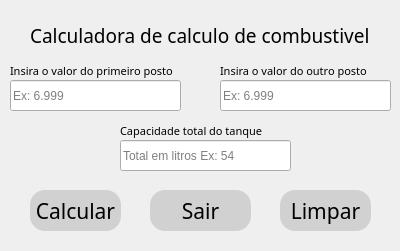
<?xml version="1.0" encoding="UTF-8"?>
<ui version="4.0">
 <class>Form</class>
 <widget class="QWidget" name="Form">
  <property name="geometry">
   <rect>
    <x>0</x>
    <y>0</y>
    <width>400</width>
    <height>251</height>
   </rect>
  </property>
  <property name="windowTitle">
   <string>Form</string>
  </property>
  <widget class="QLabel" name="label">
   <property name="geometry">
    <rect>
     <x>30</x>
     <y>10</y>
     <width>341</width>
     <height>51</height>
    </rect>
   </property>
   <property name="font">
    <font>
     <family>MV Boli</family>
     <pointsize>14</pointsize>
    </font>
   </property>
   <property name="text">
    <string>Calculadora de calculo de combustivel</string>
   </property>
  </widget>
  <widget class="QPushButton" name="pushButtonCalcular">
   <property name="geometry">
    <rect>
     <x>30</x>
     <y>190</y>
     <width>91</width>
     <height>41</height>
    </rect>
   </property>
   <property name="font">
    <font>
     <family>MV Boli</family>
     <pointsize>16</pointsize>
    </font>
   </property>
   <property name="styleSheet">
    <string notr="true">QPushButton{
	background-color:rgb(209,209,209);
	border-radius: 15px
}

QPushButton:hover{
	background-color:rgb(9,125,235);
	color: #fff;
}</string>
   </property>
   <property name="text">
    <string>Calcular</string>
   </property>
  </widget>
  <widget class="QPushButton" name="pushButtonLimpar">
   <property name="geometry">
    <rect>
     <x>280</x>
     <y>190</y>
     <width>91</width>
     <height>41</height>
    </rect>
   </property>
   <property name="font">
    <font>
     <family>MV Boli</family>
     <pointsize>16</pointsize>
    </font>
   </property>
   <property name="styleSheet">
    <string notr="true">QPushButton{
	background-color:rgb(209,209,209);
	border-radius: 15px
}

QPushButton:hover{
	background-color:rgb(9,125,235);
	color: #fff;
}</string>
   </property>
   <property name="text">
    <string>Limpar</string>
   </property>
  </widget>
  <widget class="QPushButton" name="pushButtonSair">
   <property name="geometry">
    <rect>
     <x>150</x>
     <y>190</y>
     <width>101</width>
     <height>41</height>
    </rect>
   </property>
   <property name="font">
    <font>
     <family>MV Boli</family>
     <pointsize>16</pointsize>
    </font>
   </property>
   <property name="styleSheet">
    <string notr="true">QPushButton{
	background-color:rgb(209,209,209);
	border-radius: 15px
}

QPushButton:hover{
	background-color:rgb(9,125,235);
	color: #fff;
}</string>
   </property>
   <property name="text">
    <string>Sair</string>
   </property>
  </widget>
  <widget class="QLineEdit" name="lineEditPosto1">
   <property name="geometry">
    <rect>
     <x>10</x>
     <y>80</y>
     <width>171</width>
     <height>31</height>
    </rect>
   </property>
   <property name="placeholderText">
    <string>Ex: 6.999</string>
   </property>
  </widget>
  <widget class="QLabel" name="label_2">
   <property name="geometry">
    <rect>
     <x>10</x>
     <y>60</y>
     <width>171</width>
     <height>21</height>
    </rect>
   </property>
   <property name="font">
    <font>
     <family>Myanmar Text</family>
     <pointsize>8</pointsize>
    </font>
   </property>
   <property name="text">
    <string>Insira o valor do primeiro posto</string>
   </property>
  </widget>
  <widget class="QLineEdit" name="lineEditPosto2">
   <property name="geometry">
    <rect>
     <x>220</x>
     <y>80</y>
     <width>171</width>
     <height>31</height>
    </rect>
   </property>
   <property name="placeholderText">
    <string>Ex: 6.999</string>
   </property>
  </widget>
  <widget class="QLabel" name="label_3">
   <property name="geometry">
    <rect>
     <x>220</x>
     <y>60</y>
     <width>161</width>
     <height>21</height>
    </rect>
   </property>
   <property name="font">
    <font>
     <family>Myanmar Text</family>
     <pointsize>8</pointsize>
    </font>
   </property>
   <property name="text">
    <string>Insira o valor do outro posto</string>
   </property>
  </widget>
  <widget class="QLineEdit" name="lineEditTanque">
   <property name="geometry">
    <rect>
     <x>120</x>
     <y>140</y>
     <width>171</width>
     <height>31</height>
    </rect>
   </property>
   <property name="placeholderText">
    <string>Total em litros Ex: 54</string>
   </property>
  </widget>
  <widget class="QLabel" name="label_4">
   <property name="geometry">
    <rect>
     <x>120</x>
     <y>120</y>
     <width>171</width>
     <height>21</height>
    </rect>
   </property>
   <property name="font">
    <font>
     <family>Myanmar Text</family>
     <pointsize>8</pointsize>
    </font>
   </property>
   <property name="text">
    <string>Capacidade total do tanque</string>
   </property>
  </widget>
 </widget>
 <resources/>
 <connections/>
</ui>
